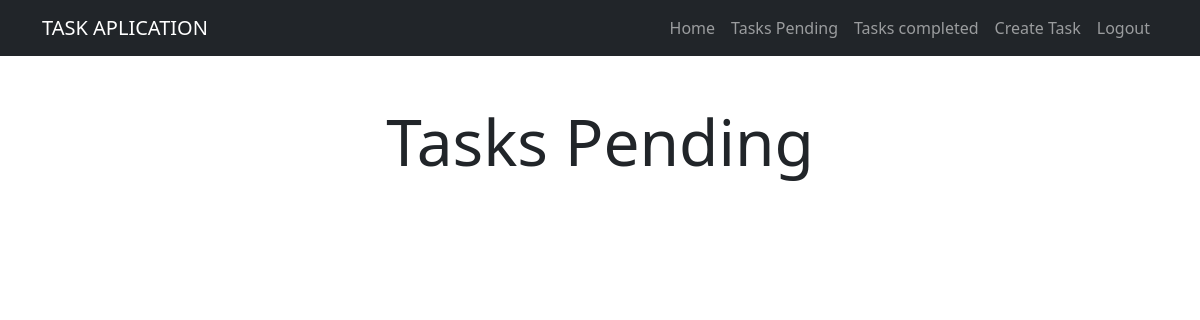
The app's page /tasks/ (signed in), older data.
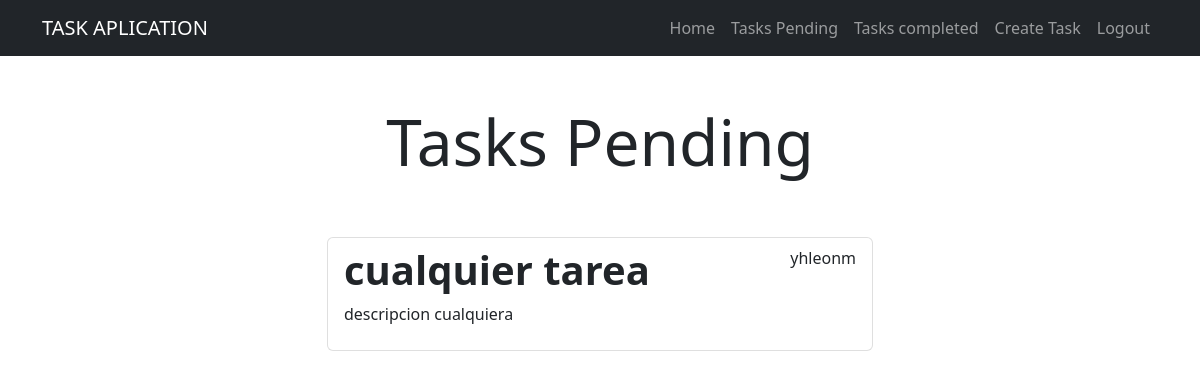
The same page, newer data.
### tasks/models.py (models this page shows, shortened)
class Task(models.Model):
    title = models.CharField(max_length=100)
    description = models.TextField(blank=True)
    created = models.DateTimeField(auto_now_add=True)
    datecompleted = models.DateTimeField(blank=True)
    important = models.BooleanField(default=False)
    user = models.ForeignKey(User, on_delete = models.CASCADE)

### tasks/views.py (the view)
# urls.py: path('tasks/',views.tasks, name='tasks'),
@login_required
def tasks(request):
    tasks = Task.objects.filter(user = request.user, datecompleted__isnull=True)
    return render(request, 'tasks.html',{'tasks': tasks})

### tasks/templates/tasks.html (shortened to what this page needs)
{% extends "base.html" %}
{% block content %}
<main class="container">
    <div class="row">
        <div class="col-md-6 offset-md-3">
            <h1 class = "text-center display-3 py-5">Tasks Pending</h1>
            <ul class="list-group">
               {% for task in tasks %}
               <a class="list-group-item" href="{% url 'task_detail' task.id %}">
                       <header class="d-flex justify-content-between">
                        {% if task.important %}
                      <h1 class="fw-bold text-success">{{ task.title }}</h1>
                      {% else %}
                       <h1 class = "fw-bold">{{task.title}}</h1>
                      {% endif %}
                      <p>{{task.user.username}}</p>
                       </header>
                      <p>{{task.description}}</p>
                </a>
               {% endfor %}
            </ul>
        </div>
    </div>
</main>
{% endblock %}

Row changes from the older to the newer data that the page shows:
added Task: title "cualquier tarea", user.username "yhleonm", description "descripcion cualquiera"
